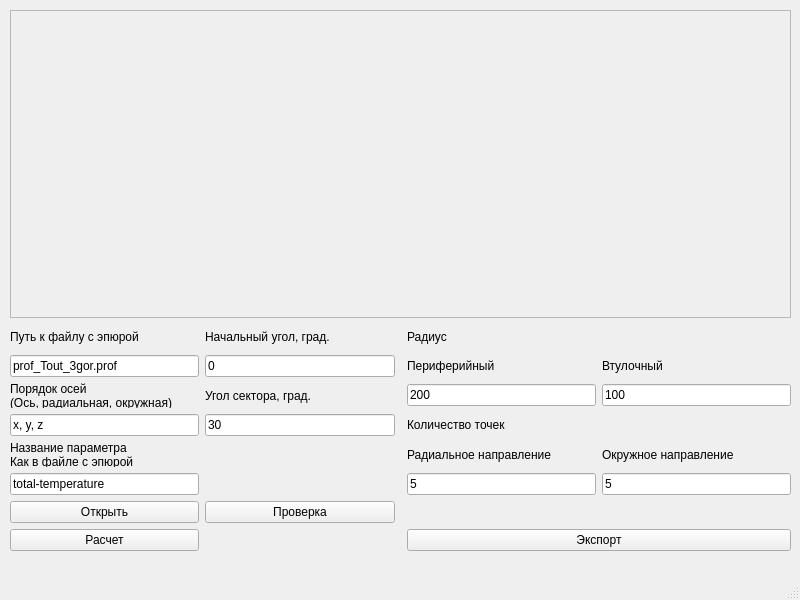
<?xml version="1.0" encoding="UTF-8"?>
<ui version="4.0">
 <class>MainWindow</class>
 <widget class="QMainWindow" name="MainWindow">
  <property name="geometry">
   <rect>
    <x>0</x>
    <y>0</y>
    <width>800</width>
    <height>600</height>
   </rect>
  </property>
  <property name="minimumSize">
   <size>
    <width>800</width>
    <height>600</height>
   </size>
  </property>
  <property name="maximumSize">
   <size>
    <width>800</width>
    <height>600</height>
   </size>
  </property>
  <property name="windowTitle">
   <string>Определение поля для КС</string>
  </property>
  <widget class="QWidget" name="centralwidget">
   <widget class="QWidget" name="gridLayoutWidget">
    <property name="geometry">
     <rect>
      <x>10</x>
      <y>10</y>
      <width>781</width>
      <height>541</height>
     </rect>
    </property>
    <layout class="QGridLayout" name="gridLayout">
     <item row="0" column="0" colspan="5">
      <widget class="QFrame" name="frame">
       <property name="frameShape">
        <enum>QFrame::StyledPanel</enum>
       </property>
       <property name="frameShadow">
        <enum>QFrame::Raised</enum>
       </property>
      </widget>
     </item>
     <item row="4" column="0">
      <widget class="QLineEdit" name="lineEdit">
       <property name="maximumSize">
        <size>
         <width>200</width>
         <height>16777215</height>
        </size>
       </property>
       <property name="text">
        <string>x, y, z</string>
       </property>
      </widget>
     </item>
     <item row="3" column="0">
      <widget class="QLabel" name="label_2">
       <property name="maximumSize">
        <size>
         <width>200</width>
         <height>25</height>
        </size>
       </property>
       <property name="text">
        <string>Порядок осей 
(Ось, радиальная, окружная)</string>
       </property>
      </widget>
     </item>
     <item row="2" column="0">
      <widget class="QLineEdit" name="lineEdit_4">
       <property name="text">
        <string>prof_Tout_3gor.prof</string>
       </property>
       <property name="readOnly">
        <bool>true</bool>
       </property>
      </widget>
     </item>
     <item row="5" column="0">
      <widget class="QLabel" name="label_6">
       <property name="maximumSize">
        <size>
         <width>16777215</width>
         <height>25</height>
        </size>
       </property>
       <property name="text">
        <string>Название параметра 
Как в файле с эпюрой</string>
       </property>
      </widget>
     </item>
     <item row="7" column="0">
      <widget class="QPushButton" name="pushButton_4">
       <property name="maximumSize">
        <size>
         <width>200</width>
         <height>16777215</height>
        </size>
       </property>
       <property name="text">
        <string>Открыть</string>
       </property>
      </widget>
     </item>
     <item row="1" column="0">
      <widget class="QLabel" name="label_5">
       <property name="maximumSize">
        <size>
         <width>16777215</width>
         <height>25</height>
        </size>
       </property>
       <property name="text">
        <string>Путь к файлу с эпюрой</string>
       </property>
      </widget>
     </item>
     <item row="6" column="0">
      <widget class="QLineEdit" name="lineEdit_5">
       <property name="text">
        <string>total-temperature</string>
       </property>
      </widget>
     </item>
     <item row="1" column="1">
      <widget class="QLabel" name="label_3">
       <property name="maximumSize">
        <size>
         <width>200</width>
         <height>25</height>
        </size>
       </property>
       <property name="text">
        <string>Начальный угол, град.</string>
       </property>
      </widget>
     </item>
     <item row="2" column="1">
      <widget class="QLineEdit" name="lineEdit_2">
       <property name="maximumSize">
        <size>
         <width>200</width>
         <height>16777215</height>
        </size>
       </property>
       <property name="text">
        <string>0</string>
       </property>
      </widget>
     </item>
     <item row="6" column="3">
      <widget class="QLineEdit" name="lineEdit_6">
       <property name="text">
        <string>5</string>
       </property>
      </widget>
     </item>
     <item row="6" column="4">
      <widget class="QLineEdit" name="lineEdit_7">
       <property name="text">
        <string>5</string>
       </property>
      </widget>
     </item>
     <item row="5" column="3">
      <widget class="QLabel" name="label">
       <property name="maximumSize">
        <size>
         <width>16777215</width>
         <height>15</height>
        </size>
       </property>
       <property name="text">
        <string>Радиальное направление</string>
       </property>
      </widget>
     </item>
     <item row="5" column="4">
      <widget class="QLabel" name="label_7">
       <property name="maximumSize">
        <size>
         <width>16777215</width>
         <height>15</height>
        </size>
       </property>
       <property name="text">
        <string>Окружное направление</string>
       </property>
      </widget>
     </item>
     <item row="4" column="3" colspan="2">
      <widget class="QLabel" name="label_8">
       <property name="maximumSize">
        <size>
         <width>16777215</width>
         <height>20</height>
        </size>
       </property>
       <property name="text">
        <string>Количество точек</string>
       </property>
      </widget>
     </item>
     <item row="3" column="3">
      <widget class="QLineEdit" name="lineEdit_8">
       <property name="text">
        <string>200</string>
       </property>
      </widget>
     </item>
     <item row="3" column="4">
      <widget class="QLineEdit" name="lineEdit_9">
       <property name="text">
        <string>100</string>
       </property>
      </widget>
     </item>
     <item row="2" column="3">
      <widget class="QLabel" name="label_9">
       <property name="text">
        <string>Периферийный</string>
       </property>
      </widget>
     </item>
     <item row="2" column="4">
      <widget class="QLabel" name="label_10">
       <property name="text">
        <string>Втулочный</string>
       </property>
      </widget>
     </item>
     <item row="1" column="3" colspan="2">
      <widget class="QLabel" name="label_11">
       <property name="text">
        <string>Радиус</string>
       </property>
      </widget>
     </item>
     <item row="12" column="0">
      <widget class="QPushButton" name="pushButton_3">
       <property name="maximumSize">
        <size>
         <width>500</width>
         <height>16777215</height>
        </size>
       </property>
       <property name="text">
        <string>Расчет</string>
       </property>
      </widget>
     </item>
     <item row="3" column="1">
      <widget class="QLabel" name="label_4">
       <property name="maximumSize">
        <size>
         <width>200</width>
         <height>25</height>
        </size>
       </property>
       <property name="text">
        <string>Угол сектора, град.</string>
       </property>
      </widget>
     </item>
     <item row="4" column="1">
      <widget class="QLineEdit" name="lineEdit_3">
       <property name="maximumSize">
        <size>
         <width>200</width>
         <height>16777215</height>
        </size>
       </property>
       <property name="text">
        <string>30</string>
       </property>
      </widget>
     </item>
     <item row="7" column="1">
      <widget class="QPushButton" name="pushButton">
       <property name="text">
        <string>Проверка</string>
       </property>
      </widget>
     </item>
     <item row="12" column="3" colspan="2">
      <widget class="QPushButton" name="pushButton_2">
       <property name="maximumSize">
        <size>
         <width>9999</width>
         <height>16777215</height>
        </size>
       </property>
       <property name="text">
        <string>Экспорт</string>
       </property>
      </widget>
     </item>
    </layout>
   </widget>
  </widget>
  <widget class="QMenuBar" name="menubar">
   <property name="geometry">
    <rect>
     <x>0</x>
     <y>0</y>
     <width>800</width>
     <height>21</height>
    </rect>
   </property>
  </widget>
  <widget class="QStatusBar" name="statusbar"/>
 </widget>
 <resources/>
 <connections/>
</ui>
